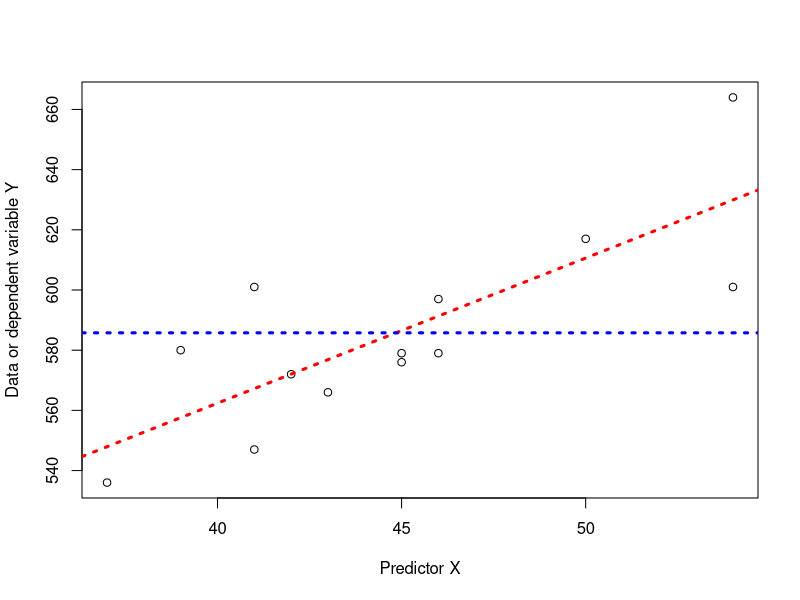

The R source for this figure:
cheese <- c(54,46,42,50,43,41,46,39,37,45,45,41,54)
sheets <-c(601,579,572,617,566,547,597,580,536,579,576,601,664)

model <-lm(sheets~cheese)

plot(cheese, sheets, xlab='Predictor X', ylab='Data or dependent variable Y')
abline(model, col='red', lwd=3, lty=3)
abline(h=mean(sheets), col='blue', lwd=3, lty=3)
cor.test(cheese, sheets)

summary(model)
anova(model)
